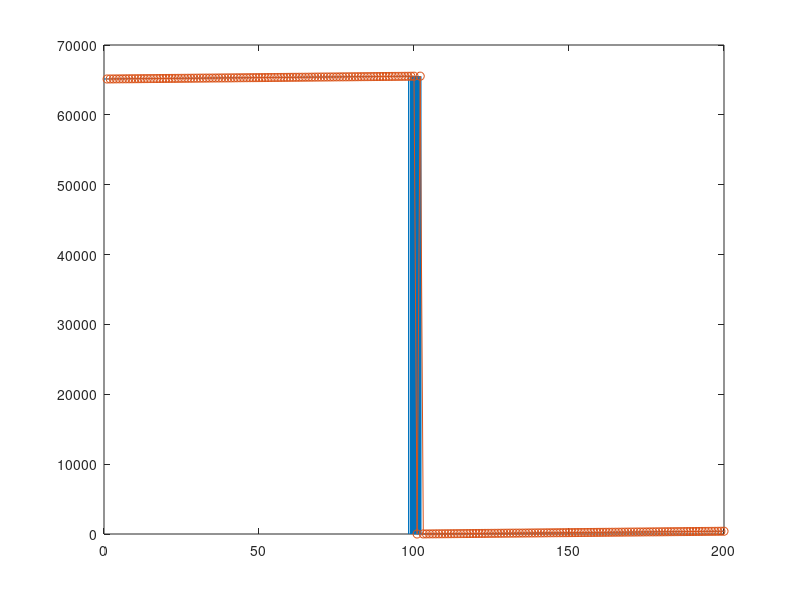

Here is the MATLAB script that generated this plot:
function r=test_code()
    x=[2^14-100:1:2^14-1 0:99];%;;
    r=zeros(1,numel(x));
    for i=1:numel(x)
        y = x(i)*ones(1,100)+randn(1,100)*1;
        y(y>2^14)= y(y>2^14)-2^14;
        y(y<0)= y(y<0)+2^14;
        r(i) = sampleMeanEncoder(100,y);
        Y((i-1)*100+1:i*100)=y;
    end
    plot(linspace(0,numel(x),numel(Y)),Y*4);
    hold on
    plot(r,'-o');
end

function m=sampleMeanEncoder(numSamples,X)

    x=0;
    mean=0;
    max=0;
    min=0;
    for i=1:numSamples
        last=x;
        x=(X(i)*4);

        if i==1
            last=x;
            min=x;
            max=x;
        end

        if abs(last-x)>65536/2
            if last>x
                x=x+65536;
            else
                x=x-65536;
            end

        end


        if x>max
            max=x;
        end
        if x<min
            min=x;
        end

        mean=mean+(x);
     end

    m = mean/numSamples;
 end